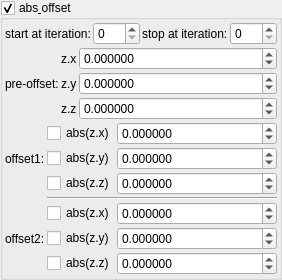
    <widget class="MyGroupBox" name="groupCheck_transf_function_enabledA_false">
     <property name="toolTip">
      <string/>
     </property>
     <property name="title">
      <string>abs&amp; offset</string>
     </property>
     <property name="checkable">
      <bool>true</bool>
     </property>
     <layout class="QVBoxLayout" name="verticalLayout_34" stretch="0,0,0">
      <property name="spacing">
       <number>2</number>
      </property>
      <property name="leftMargin">
       <number>2</number>
      </property>
      <property name="topMargin">
       <number>2</number>
      </property>
      <property name="rightMargin">
       <number>2</number>
      </property>
      <property name="bottomMargin">
       <number>2</number>
      </property>
      <item>
       <layout class="QHBoxLayout" name="horizontalLayout_20" stretch="0,1,0,1">
        <item>
         <widget class="QLabel" name="label_100">
          <property name="text">
           <string>start at iteration:</string>
          </property>
         </widget>
        </item>
        <item>
         <widget class="MySpinBox" name="spinboxInt_transf_start_iterations_A">
          <property name="sizePolicy">
           <sizepolicy hsizetype="Minimum" vsizetype="Maximum">
            <horstretch>0</horstretch>
            <verstretch>0</verstretch>
           </sizepolicy>
          </property>
          <property name="minimum">
           <number>0</number>
          </property>
          <property name="maximum">
           <number>999</number>
          </property>
          <property name="value">
           <number>0</number>
          </property>
         </widget>
        </item>
        <item>
         <widget class="QLabel" name="label_72">
          <property name="text">
           <string>stop at iteration:</string>
          </property>
         </widget>
        </item>
        <item>
         <widget class="MySpinBox" name="spinboxInt_transf_stop_iterations_A">
          <property name="sizePolicy">
           <sizepolicy hsizetype="Preferred" vsizetype="Maximum">
            <horstretch>0</horstretch>
            <verstretch>0</verstretch>
           </sizepolicy>
          </property>
          <property name="maximum">
           <number>999</number>
          </property>
         </widget>
        </item>
       </layout>
      </item>
      <item>
       <layout class="QGridLayout" name="gridLayout_12" columnstretch="0,0,1">
        <property name="spacing">
         <number>2</number>
        </property>
        <item row="0" column="2">
         <widget class="MyDoubleSpinBox" name="spinbox3_transf_addition_constant_x">
          <property name="enabled">
           <bool>true</bool>
          </property>
          <property name="sizePolicy">
           <sizepolicy hsizetype="Minimum" vsizetype="Maximum">
            <horstretch>0</horstretch>
            <verstretch>0</verstretch>
           </sizepolicy>
          </property>
          <property name="prefix">
           <string/>
          </property>
          <property name="decimals">
           <number>6</number>
          </property>
          <property name="minimum">
           <double>-99.989999999999995</double>
          </property>
          <property name="singleStep">
           <double>0.100000000000000</double>
          </property>
         </widget>
        </item>
        <item row="1" column="2">
         <widget class="MyDoubleSpinBox" name="spinbox3_transf_addition_constant_y">
          <property name="enabled">
           <bool>true</bool>
          </property>
          <property name="sizePolicy">
           <sizepolicy hsizetype="Minimum" vsizetype="Maximum">
            <horstretch>0</horstretch>
            <verstretch>0</verstretch>
           </sizepolicy>
          </property>
          <property name="decimals">
           <number>6</number>
          </property>
          <property name="minimum">
           <double>-99.989999999999995</double>
          </property>
          <property name="maximum">
           <double>99.989999999999995</double>
          </property>
          <property name="singleStep">
           <double>0.100000000000000</double>
          </property>
         </widget>
        </item>
        <item row="2" column="2">
         <widget class="MyDoubleSpinBox" name="spinbox3_transf_addition_constant_z">
          <property name="enabled">
           <bool>true</bool>
          </property>
          <property name="sizePolicy">
           <sizepolicy hsizetype="Minimum" vsizetype="Maximum">
            <horstretch>0</horstretch>
            <verstretch>0</verstretch>
           </sizepolicy>
          </property>
          <property name="decimals">
           <number>6</number>
          </property>
          <property name="minimum">
           <double>-99.989999999999995</double>
          </property>
          <property name="maximum">
           <double>99.989999999999995</double>
          </property>
          <property name="singleStep">
           <double>0.100000000000000</double>
          </property>
         </widget>
        </item>
        <item row="1" column="0">
         <widget class="QLabel" name="label_23">
          <property name="text">
           <string>pre-offset:</string>
          </property>
         </widget>
        </item>
        <item row="0" column="1">
         <widget class="QLabel" name="label_122">
          <property name="text">
           <string notr="true">z.x</string>
          </property>
         </widget>
        </item>
        <item row="1" column="1">
         <widget class="QLabel" name="label_139">
          <property name="text">
           <string notr="true">z.y</string>
          </property>
         </widget>
        </item>
        <item row="2" column="1">
         <widget class="QLabel" name="label_140">
          <property name="text">
           <string notr="true">z.z</string>
          </property>
         </widget>
        </item>
       </layout>
      </item>
      <item>
       <layout class="QGridLayout" name="gridLayout_13" columnstretch="0,0,1">
        <property name="spacing">
         <number>2</number>
        </property>
        <item row="1" column="1">
         <widget class="MyCheckBox" name="checkBox_transf_function_enabledAy">
          <property name="text">
           <string notr="true">abs(z.y)</string>
          </property>
         </widget>
        </item>
        <item row="4" column="2">
         <widget class="MyDoubleSpinBox" name="spinbox3_transf_offsetA_000_x">
          <property name="sizePolicy">
           <sizepolicy hsizetype="Minimum" vsizetype="Maximum">
            <horstretch>0</horstretch>
            <verstretch>0</verstretch>
           </sizepolicy>
          </property>
          <property name="prefix">
           <string/>
          </property>
          <property name="suffix">
           <string/>
          </property>
          <property name="decimals">
           <number>6</number>
          </property>
          <property name="minimum">
           <double>-99.989999999999995</double>
          </property>
          <property name="maximum">
           <double>99.989999999999995</double>
          </property>
          <property name="singleStep">
           <double>0.100000000000000</double>
          </property>
         </widget>
        </item>
        <item row="5" column="2">
         <widget class="MyDoubleSpinBox" name="spinbox3_transf_offsetA_000_z">
          <property name="sizePolicy">
           <sizepolicy hsizetype="Minimum" vsizetype="Maximum">
            <horstretch>0</horstretch>
            <verstretch>0</verstretch>
           </sizepolicy>
          </property>
          <property name="prefix">
           <string/>
          </property>
          <property name="suffix">
           <string/>
          </property>
          <property name="decimals">
           <number>6</number>
          </property>
          <property name="minimum">
           <double>-99.989999999999995</double>
          </property>
          <property name="maximum">
           <double>99.989999999999995</double>
          </property>
          <property name="singleStep">
           <double>0.100000000000000</double>
          </property>
         </widget>
        </item>
        <item row="5" column="0">
         <widget class="QLabel" name="label_259">
          <property name="text">
           <string>offset2:</string>
          </property>
         </widget>
        </item>
        <item row="5" column="1">
         <widget class="MyCheckBox" name="checkBox_transf_function_enabledy">
          <property name="text">
           <string notr="true">abs(z.y)</string>
          </property>
         </widget>
        </item>
        <item row="2" column="2">
         <widget class="MyDoubleSpinBox" name="spinbox3_transf_offset_000_z">
          <property name="sizePolicy">
           <sizepolicy hsizetype="Minimum" vsizetype="Maximum">
            <horstretch>0</horstretch>
            <verstretch>0</verstretch>
           </sizepolicy>
          </property>
          <property name="prefix">
           <string/>
          </property>
          <property name="suffix">
           <string/>
          </property>
          <property name="decimals">
           <number>6</number>
          </property>
          <property name="minimum">
           <double>-99.989999999999995</double>
          </property>
          <property name="maximum">
           <double>99.989999999999995</double>
          </property>
          <property name="singleStep">
           <double>0.100000000000000</double>
          </property>
         </widget>
        </item>
        <item row="2" column="1">
         <widget class="MyCheckBox" name="checkBox_transf_function_enabledAz">
          <property name="text">
           <string notr="true">abs(z.z)</string>
          </property>
         </widget>
        </item>
        <item row="1" column="0">
         <widget class="QLabel" name="label_260">
          <property name="text">
           <string>offset1:</string>
          </property>
         </widget>
        </item>
        <item row="1" column="2">
         <widget class="MyDoubleSpinBox" name="spinbox3_transf_offset_000_y">
          <property name="sizePolicy">
           <sizepolicy hsizetype="Minimum" vsizetype="Maximum">
            <horstretch>0</horstretch>
            <verstretch>0</verstretch>
           </sizepolicy>
          </property>
          <property name="prefix">
           <string/>
          </property>
          <property name="suffix">
           <string/>
          </property>
          <property name="decimals">
           <number>6</number>
          </property>
          <property name="minimum">
           <double>-99.989999999999995</double>
          </property>
          <property name="maximum">
           <double>99.989999999999995</double>
          </property>
          <property name="singleStep">
           <double>0.100000000000000</double>
          </property>
         </widget>
        </item>
        <item row="0" column="1">
         <widget class="MyCheckBox" name="checkBox_transf_function_enabledAx">
          <property name="text">
           <string notr="true">abs(z.x)</string>
          </property>
         </widget>
        </item>
        <item row="0" column="2">
         <widget class="MyDoubleSpinBox" name="spinbox3_transf_offset_000_x">
          <property name="sizePolicy">
           <sizepolicy hsizetype="Minimum" vsizetype="Maximum">
            <horstretch>0</horstretch>
            <verstretch>0</verstretch>
           </sizepolicy>
          </property>
          <property name="prefix">
           <string/>
          </property>
          <property name="suffix">
           <string/>
          </property>
          <property name="decimals">
           <number>6</number>
          </property>
          <property name="minimum">
           <double>-99.989999999999995</double>
          </property>
          <property name="maximum">
           <double>99.989999999999995</double>
          </property>
          <property name="singleStep">
           <double>0.100000000000000</double>
          </property>
         </widget>
        </item>
        <item row="6" column="1">
         <widget class="MyCheckBox" name="checkBox_transf_function_enabledz">
          <property name="text">
           <string notr="true">abs(z.z)</string>
          </property>
         </widget>
        </item>
        <item row="4" column="1">
         <widget class="MyCheckBox" name="checkBox_transf_function_enabledx">
          <property name="text">
           <string notr="true">abs(z.x)</string>
          </property>
         </widget>
        </item>
        <item row="6" column="2">
         <widget class="MyDoubleSpinBox" name="spinbox3_transf_offsetA_000_y">
          <property name="sizePolicy">
           <sizepolicy hsizetype="Minimum" vsizetype="Maximum">
            <horstretch>0</horstretch>
            <verstretch>0</verstretch>
           </sizepolicy>
          </property>
          <property name="prefix">
           <string/>
          </property>
          <property name="suffix">
           <string/>
          </property>
          <property name="decimals">
           <number>6</number>
          </property>
          <property name="minimum">
           <double>-99.989999999999995</double>
          </property>
          <property name="maximum">
           <double>99.989999999999995</double>
          </property>
          <property name="singleStep">
           <double>0.100000000000000</double>
          </property>
         </widget>
        </item>
        <item row="3" column="1" colspan="2">
         <widget class="Line" name="line_3">
          <property name="orientation">
           <enum>Qt::Horizontal</enum>
          </property>
         </widget>
        </item>
       </layout>
      </item>
     </layout>
    </widget>
